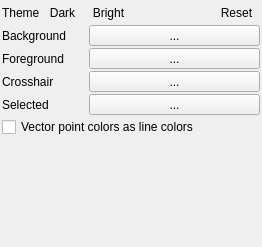
<?xml version="1.0" encoding="UTF-8"?>
<ui version="4.0">
 <class>Form</class>
 <widget class="QWidget" name="Form">
  <property name="geometry">
   <rect>
    <x>0</x>
    <y>0</y>
    <width>262</width>
    <height>247</height>
   </rect>
  </property>
  <property name="windowTitle">
   <string>Form</string>
  </property>
  <layout class="QGridLayout" name="gridLayout" rowstretch="0,1,1,1,0,0,0" columnstretch="0,2">
   <property name="leftMargin">
    <number>2</number>
   </property>
   <property name="topMargin">
    <number>2</number>
   </property>
   <property name="rightMargin">
    <number>2</number>
   </property>
   <property name="bottomMargin">
    <number>2</number>
   </property>
   <property name="spacing">
    <number>2</number>
   </property>
   <item row="5" column="0" colspan="2">
    <widget class="QCheckBox" name="cbUseRendererColors">
     <property name="text">
      <string>Vector point colors as line colors</string>
     </property>
    </widget>
   </item>
   <item row="2" column="1">
    <widget class="QgsColorButton" name="btnColorForeground">
     <property name="sizePolicy">
      <sizepolicy hsizetype="Preferred" vsizetype="Fixed">
       <horstretch>0</horstretch>
       <verstretch>0</verstretch>
      </sizepolicy>
     </property>
     <property name="text">
      <string>...</string>
     </property>
    </widget>
   </item>
   <item row="3" column="1">
    <widget class="QgsColorButton" name="btnColorInfo">
     <property name="sizePolicy">
      <sizepolicy hsizetype="Preferred" vsizetype="Fixed">
       <horstretch>0</horstretch>
       <verstretch>0</verstretch>
      </sizepolicy>
     </property>
     <property name="text">
      <string>...</string>
     </property>
    </widget>
   </item>
   <item row="1" column="1">
    <widget class="QgsColorButton" name="btnColorBackground">
     <property name="sizePolicy">
      <sizepolicy hsizetype="Preferred" vsizetype="Fixed">
       <horstretch>0</horstretch>
       <verstretch>0</verstretch>
      </sizepolicy>
     </property>
     <property name="text">
      <string>...</string>
     </property>
    </widget>
   </item>
   <item row="0" column="0" colspan="2">
    <layout class="QHBoxLayout" name="horizontalLayout_2">
     <item>
      <widget class="QLabel" name="label_5">
       <property name="text">
        <string>Theme</string>
       </property>
      </widget>
     </item>
     <item>
      <widget class="QToolButton" name="btnColorSchemeDark">
       <property name="styleSheet">
        <string notr="true">background-color:&quot;black&quot;;
color:&quot;white&quot;</string>
       </property>
       <property name="text">
        <string>Dark</string>
       </property>
       <property name="autoRaise">
        <bool>true</bool>
       </property>
      </widget>
     </item>
     <item>
      <widget class="QToolButton" name="btnColorSchemeBright">
       <property name="styleSheet">
        <string notr="true">background-color:&quot;white&quot;;
color:&quot;black&quot;</string>
       </property>
       <property name="text">
        <string>Bright</string>
       </property>
       <property name="autoRaise">
        <bool>true</bool>
       </property>
      </widget>
     </item>
     <item>
      <spacer name="horizontalSpacer">
       <property name="orientation">
        <enum>Qt::Horizontal</enum>
       </property>
       <property name="sizeHint" stdset="0">
        <size>
         <width>40</width>
         <height>20</height>
        </size>
       </property>
      </spacer>
     </item>
     <item>
      <widget class="QToolButton" name="btnReset">
       <property name="text">
        <string>Reset</string>
       </property>
       <property name="autoRaise">
        <bool>true</bool>
       </property>
      </widget>
     </item>
    </layout>
   </item>
   <item row="2" column="0">
    <widget class="QLabel" name="label_2">
     <property name="text">
      <string>Foreground</string>
     </property>
    </widget>
   </item>
   <item row="3" column="0">
    <widget class="QLabel" name="label_3">
     <property name="text">
      <string>Crosshair</string>
     </property>
    </widget>
   </item>
   <item row="1" column="0">
    <widget class="QLabel" name="label">
     <property name="text">
      <string>Background</string>
     </property>
    </widget>
   </item>
   <item row="6" column="0" colspan="2">
    <widget class="PlotStyleWidget" name="wDefaultProfileStyle" native="true">
     <property name="sizePolicy">
      <sizepolicy hsizetype="Preferred" vsizetype="Preferred">
       <horstretch>1</horstretch>
       <verstretch>1</verstretch>
      </sizepolicy>
     </property>
     <property name="minimumSize">
      <size>
       <width>50</width>
       <height>50</height>
      </size>
     </property>
    </widget>
   </item>
   <item row="4" column="0">
    <widget class="QLabel" name="label_4">
     <property name="text">
      <string>Selected</string>
     </property>
    </widget>
   </item>
   <item row="4" column="1">
    <widget class="QgsColorButton" name="btnColorSelection">
     <property name="sizePolicy">
      <sizepolicy hsizetype="Preferred" vsizetype="Fixed">
       <horstretch>0</horstretch>
       <verstretch>0</verstretch>
      </sizepolicy>
     </property>
     <property name="text">
      <string>...</string>
     </property>
    </widget>
   </item>
  </layout>
 </widget>
 <customwidgets>
  <customwidget>
   <class>QgsColorButton</class>
   <extends>QToolButton</extends>
   <header>qgscolorbutton.h</header>
  </customwidget>
  <customwidget>
   <class>PlotStyleWidget</class>
   <extends>QWidget</extends>
   <header>qps.plotstyling.plotstyling</header>
   <container>1</container>
  </customwidget>
 </customwidgets>
 <resources>
  <include location="../../../../QGIS/images/images.qrc"/>
  <include location="../qpsresources.qrc"/>
 </resources>
 <connections/>
</ui>
